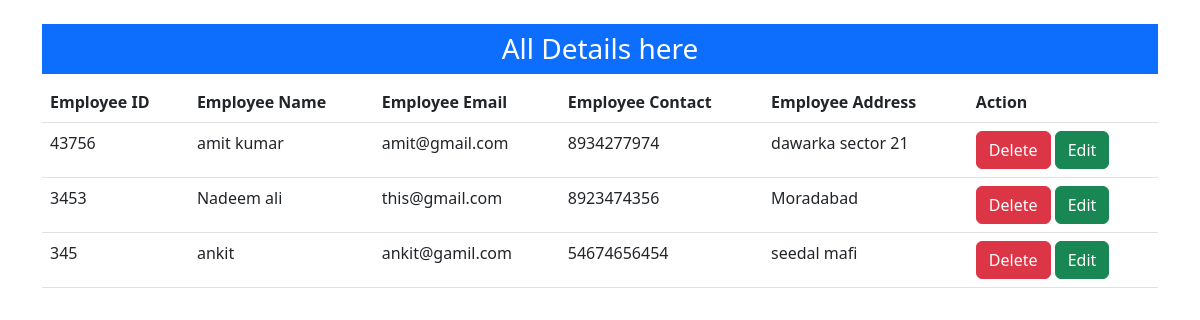
Page /show/ on the committed database.
### CRUD/models.py (models this page shows)
class Employee(models.Model):
    e_id=models.CharField(max_length=10,default='')
    e_name=models.CharField(max_length=50)
    e_email=models.EmailField(max_length=200)
    e_contact=models.CharField(max_length=15)
    e_address=models.CharField(max_length=255)
    class Meta:
        db_table = 'Employee_table'

### CRUD/views.py (the view)
# urls.py: path('show/',show,name='show'),
def show(request):
    emp=Employee.objects.all()
    return render(request, 'show.html',{'emp':emp})

### CRUD/templates/show.html (shortened to what this page needs)
<!DOCTYPE html>
<html lang="en">
<head>
    <link href="https://cdn.jsdelivr.net/npm/bootstrap@5.3.0-alpha1/dist/css/bootstrap.min.css" rel="stylesheet"
>
</head>
<body>
    <div class="container">
        <h3 class="text-center mt-4 text-bg-primary p-2">All Details here</h3>
        <table class="table">
            <tr>
                <th>Employee ID</th>
                <th>Employee Name</th>
                <th>Employee Email</th>
                <th>Employee Contact</th>
                <th>Employee Address</th>
                <th>Action</th>
        </tr>
        {% for i in emp %}
       <tr>
        <td>{{i.e_id}}</td>
        <td>{{i.e_name}}</td>
        <td>{{i.e_email}}</td>
        <td>{{i.e_contact}}</td>
        <td>{{i.e_address}}</td>
        <form action="" method="post">
        <td><a href="delete/{{i.id}}" class="btn btn-danger" name="delete">Delete</a> <a href="update/{{i.id}}"  class="btn btn-success">Edit</a></td>
    </form>
       </tr>
        {% endfor %}
    </table>
    </div>
</body>
</html>

### rows in the picture
Employee: e_id "43756", e_name "amit kumar", e_email "amit@gmail.com", e_contact "8934277974", e_address "dawarka sector 21"
Employee: e_id "3453", e_name "Nadeem ali", e_email "this@gmail.com", e_contact "8923474356", e_address "Moradabad"
Employee: e_id "345", e_name "ankit", e_email "ankit@gamil.com", e_contact "54674656454", e_address "seedal mafi"
